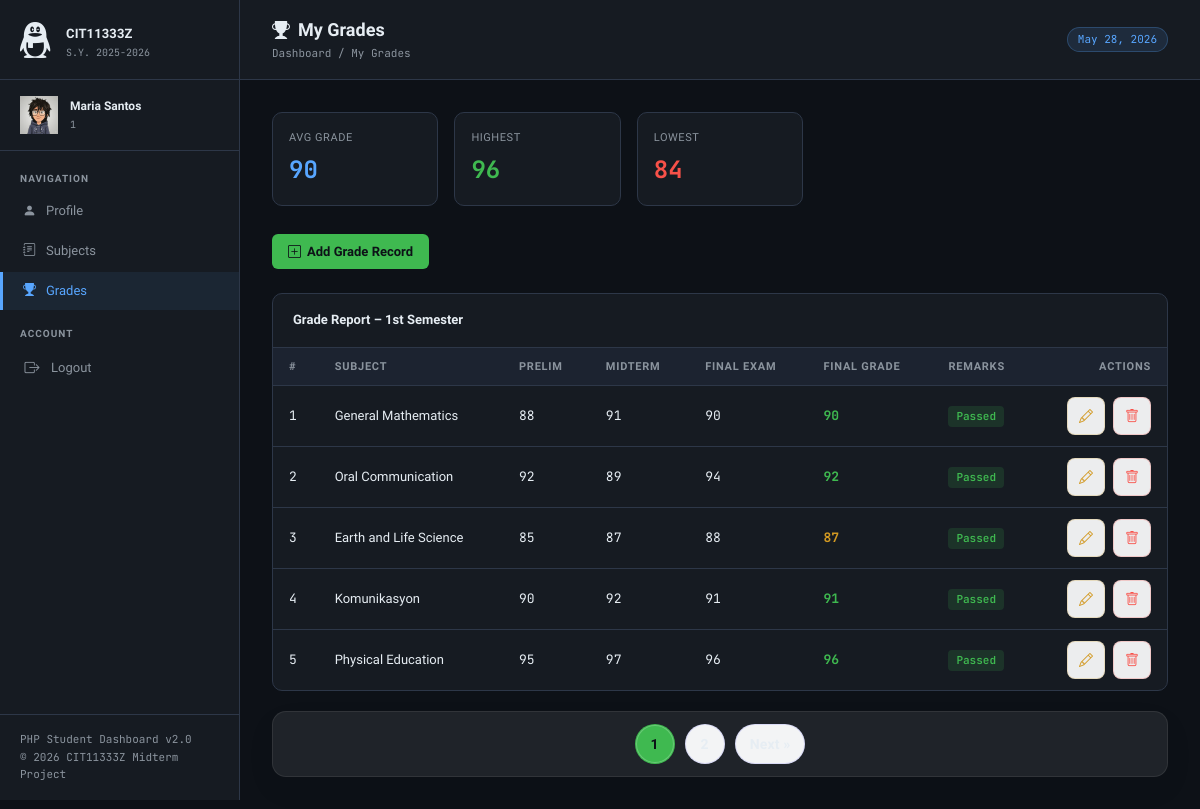
The app's page /admin/grades.php (signed in) with its own data.
### tables this page shows
CREATE TABLE IF NOT EXISTS grades (
    id      INT AUTO_INCREMENT PRIMARY KEY,
    user_id INT NOT NULL,
    subject VARCHAR(100) NOT NULL,
    prelim  INT,
    midterm INT,
    final   INT,
    grade   INT,
    remarks VARCHAR(10)  DEFAULT 'Passed',
    status  VARCHAR(20)  DEFAULT 'Active',
    FOREIGN KEY (user_id) REFERENCES users(id) ON DELETE CASCADE
);

### classes/BaseModel.php (called while the page is built, shortened)
<?php
class BaseModel
{
    public function __construct()
    {
        if (defined('DB_HOST') && defined('DB_NAME') && defined('DB_USER') && defined('DB_PASS')) {
            $dsn = sprintf('mysql:host=%s;dbname=%s;charset=utf8mb4', DB_HOST, DB_NAME);
            $this->pdo = new PDO($dsn, DB_USER, DB_PASS, [
                PDO::ATTR_ERRMODE => PDO::ERRMODE_EXCEPTION,
                PDO::ATTR_DEFAULT_FETCH_MODE => PDO::FETCH_ASSOC,
            ]);
            return;
        }
        throw new RuntimeException('No PDO available. Ensure admin/db.php defines a $pdo or DB_* constants.');
    }
}

### classes/Grade.php (called while the page is built, shortened)
<?php
require_once __DIR__ . '/BaseModel.php';
class Grade extends BaseModel
{
    private function userId(): int {
        return (int) ($_SESSION['user']['id'] ?? 0);
    }
    public function getAll(?int $limit = null, ?int $offset = null): array {
        $uid = $this->userId();
        $sql = 'SELECT * FROM grades WHERE user_id = :uid ORDER BY id ASC';
        if ($limit !== null) {
            $sql .= ' LIMIT :limit';
        }
        $stmt = $this->pdo->prepare($sql);
        $stmt->bindValue(':uid', $uid, PDO::PARAM_INT);
        if ($limit !== null) {
            $stmt->bindValue(':limit', $limit, PDO::PARAM_INT);
        }
        $stmt->execute();
        return $stmt->fetchAll();
    }
    public function countAll(): int {
        $stmt = $this->pdo->prepare('SELECT COUNT(*) AS cnt FROM grades WHERE user_id = ?');
        $stmt->execute([$this->userId()]);
        return (int) ($stmt->fetch()['cnt'] ?? 0);
    }
    public function stats(): array {
        $stmt = $this->pdo->prepare('SELECT AVG(grade) AS avg_grade, MAX(grade) AS highest, MIN(grade) AS lowest FROM grades WHERE user_id = ?');
        $stmt->execute([$this->userId()]);
        $row = $stmt->fetch();
        return [
            'avg_grade' => isset($row['avg_grade']) ? (float)$row['avg_grade'] : 0,
            'highest'   => isset($row['highest'])   ? (int)$row['highest']     : 0,
            'lowest'    => isset($row['lowest'])     ? (int)$row['lowest']      : 0,
        ];
    }
}

### admin/grades.php (the view, shortened to what this page needs)
<?php
require_once __DIR__ . '/../classes/Grade.php';
$gradeModel   = new Grade();
$subjectModel = new Subject();
$enrolledSubjects = $subjectModel->getAll(1000, 0);
$perPage = 5;
$page = max(1, (int)($_GET['page'] ?? 1));
$offset = ($page - 1) * $perPage;
$grades = $gradeModel->getAll($perPage, $offset);
$total_grades = $gradeModel->countAll();
$subjectOrder = [];
foreach ($enrolledSubjects as $idx => $s) {
    $subjectOrder[$s['name']] = $idx;
}
usort($grades, function($a, $b) use ($subjectOrder) {
    $posA = $subjectOrder[$a['subject']] ?? PHP_INT_MAX;
    $posB = $subjectOrder[$b['subject']] ?? PHP_INT_MAX;
    return $posA - $posB;
});
$s = $gradeModel->stats();
$avg_grade = isset($s['avg_grade']) ? round($s['avg_grade'], 1) : 0;
$highest = isset($s['highest']) ? (int)$s['highest'] : 0;
$lowest = isset($s['lowest']) ? (int)$s['lowest'] : 0;
$active_page = 'grades';
$page_title  = 'My Grades';
$page_icon   = '<i class="bi bi-trophy-fill"></i>';
include 'header.php';
?>
<div class="stats-row">
    <div class="stat-card">
        <div class="stat-label">Avg Grade</div>
        <div class="stat-value blue"><?= $avg_grade ?></div>
    </div>
    <div class="stat-card">
        <div class="stat-label">Highest</div>
        <div class="stat-value green"><?= $highest ?></div>
    </div>
    <div class="stat-card">
        <div class="stat-label">Lowest</div>
        <div class="stat-value red"><?= $lowest ?></div>
    </div>
</div>
<div style="margin-bottom: 24px;">
    <button type="button" class="btn-add" onclick="openModal()">
        <i class="bi bi-plus-square"></i> Add Grade Record
    </button>
</div>
<div class="table-card">
    <div class="table-card-header">
        <div class="table-card-title">Grade Report – 1st Semester</div>
    </div>
    <table class="data-table">
        <thead>
            <tr>
                <th>#</th>
                <th>Subject</th>
                <th>Prelim</th>
                <th>Midterm</th>
                <th>Final Exam</th>
                <th>Final Grade</th>
                <th>Remarks</th>
                <th>Actions</th>
            </tr>
        </thead>
        <tbody>
            <?php foreach ($grades as $i => $g): ?>
            <tr>
                <td class="id-cell"><?= $offset + $i + 1 ?></td>
                <td><?= htmlspecialchars($g['subject']) ?></td>
                <td class="id-cell"><?= $g['prelim'] ?></td>
                <td class="id-cell"><?= $g['midterm'] ?></td>
                <td class="id-cell"><?= $g['final'] ?></td>
                <td>
                    <?php
                    $fg = $g['grade'];
                    $gc = $fg >= 90 ? 'grade-high' : ($fg >= 85 ? 'grade-mid' : 'grade-low');
                    ?>
                    <span class="<?= $gc ?>"><?= $fg ?></span>
                </td>
                <td>
                    <span class="badge <?= $g['remarks'] === 'Passed' ? 'badge-active' : 'badge-probation' ?>">
                        <?= $g['remarks'] ?>
                    </span>
                </td>
                <td>
                    <div class="action-buttons">
                        <button type="button" class="btn-action btn-edit" onclick="editGrade(<?= $g['id'] ?>)">
                            <i class="bi bi-pencil"></i>
                        </button>
                        <button type="button" class="btn-action btn-delete" onclick="deleteGrade(<?= $g['id'] ?>, '<?= htmlspecialchars($g['subject']) ?>')">
                            <i class="bi bi-trash"></i>
                        </button>
                    </div>
                </td>
            </tr>
            <?php endforeach; ?>
        </tbody>
    </table>
</div>
    <?php if ($total_grades > $perPage):
        $totalPages = (int) ceil($total_grades / $perPage);
    ?>
    <div class="pagination">
        <?php for ($p = 1; $p <= $totalPages; $p++): ?>
            <?php if ($p === $page): ?>
                <span class="page-link current"><?= $p ?></span>
            <?php else: ?>
                <a class="page-link" href="?page=<?= $p ?>"><?= $p ?></a>
            <?php endif; ?>
        <?php endfor; ?>
        <?php if ($page < $totalPages): ?>
            <a class="page-link" href="?page=<?= $page + 1 ?>">Next &raquo;</a>
        <?php endif; ?>
    </div>
    <?php endif; ?>
<?php include 'footer.php'; ?>

### admin/header.php (shortened to what this page needs)
<!DOCTYPE html>
<html lang="en">
<head>
    <link rel="stylesheet" href="https://cdn.jsdelivr.net/npm/bootstrap-icons@1.13.1/font/bootstrap-icons.min.css">
    <link rel="stylesheet" href="../src/style/global.css">
    <link rel="stylesheet" href="../src/style/admin-styles.css">
</head>
<body>
<div class="layout">
    <aside class="sidebar">
        <div class="sidebar-brand">
            <div class="school-badge">
                <div class="brand-icon"><i class="bi bi-tencent-qq"></i></div>
                <div class="brand-text">
                    <span class="brand-name">CIT11333Z</span>
                    <span class="brand-sub">S.Y. 2025-2026</span>
                </div>
            </div>
        </div>
        <div class="sidebar-profile">
            <div class="avatar"><img src="../src/assets/images/hiro-avatar.png" alt="Avatar"></div>
            <div class="profile-info">
                <div class="name"><?= htmlspecialchars($_SESSION['user']['name'] ?? 'User') ?></div>
                <div class="id"><?= htmlspecialchars($_SESSION['user']['id'] ?? 'N/A') ?></div>
            </div>
        </div>
        <nav class="sidebar-nav">
            <div class="nav-label">Navigation</div>
            <a href="index.php"  class="nav-link <?= $active_page === 'profile'  ? 'active' : '' ?>">
                <i class="bi bi-person-fill"></i> Profile
            </a>
            <a href="subjects.php" class="nav-link <?= $active_page === 'subjects' ? 'active' : '' ?>">
                <i class="bi bi-journal-text"></i> Subjects
            </a>
            <a href="grades.php"   class="nav-link <?= $active_page === 'grades'   ? 'active' : '' ?>">
                <i class="bi bi-trophy-fill"></i> Grades
            </a>
            <div class="nav-label" style="margin-top:8px;">Account</div>
            <a href="logout.php" class="nav-link logout">
                <span class="nav-icon"><i class="bi bi-box-arrow-right"></i> </span> Logout
            </a>
        </nav>
        <div class="sidebar-footer">
            PHP Student Dashboard v2.0<br>
            &copy; <?= date('Y') ?> CIT11333Z Midterm Project
        </div>
    </aside>
    <div class="main">
        <header class="topbar">
            <div class="topbar-left">
                <div class="page-title">
                    <?= ($page_icon ?? '') ?> <?= htmlspecialchars($page_title ?? 'Dashboard') ?>
                </div>
                <div class="breadcrumb">Dashboard / <?= htmlspecialchars($page_title ?? 'Dashboard') ?></div>
            </div>
            <span class="badge-pill"><?= date('F d, Y') ?></span>
        </header>
        <main class="content">

### admin/footer.php
        </main>
    </div>
</div>
</body>
</html>

### src/style/global.css (style rules this page uses)
*, *::before, *::after { box-sizing: border-box; margin: 0; padding: 0; }
:root { --bg: #0d1117; --surface: #161b22; --surface2: #1c2330; --border: #2d3748; --accent: #58a6ff; --accent2: #3fb950; --accent3: #d29922; --accent4: #f85149; --text: #e6edf3; --text-muted:#8b949e; --sidebar-w: 240px; --font: 'Sora', sans-serif; --mono: 'JetBrains Mono', monospace; }

### records on screen
grades: i "1", subject "General Mathematics", prelim "88", midterm "91", final "90", grade "90", remarks "Passed"
grades: i "2", subject "Oral Communication", prelim "92", midterm "89", final "94", grade "92", remarks "Passed"
grades: i "3", subject "Earth and Life Science", prelim "85", midterm "87", final "88", grade "87", remarks "Passed"
grades: i "4", subject "Komunikasyon", prelim "90", midterm "92", final "91", grade "91", remarks "Passed"
grades: i "5", subject "Physical Education", prelim "95", midterm "97", final "96", grade "96", remarks "Passed"

### other values on screen
$_SESSION['user']['name'] "Maria Santos"
$_SESSION['user']['id'] "1"
$page_title "My Grades"
$avg_grade "90"
$highest "96"
$lowest "84"
